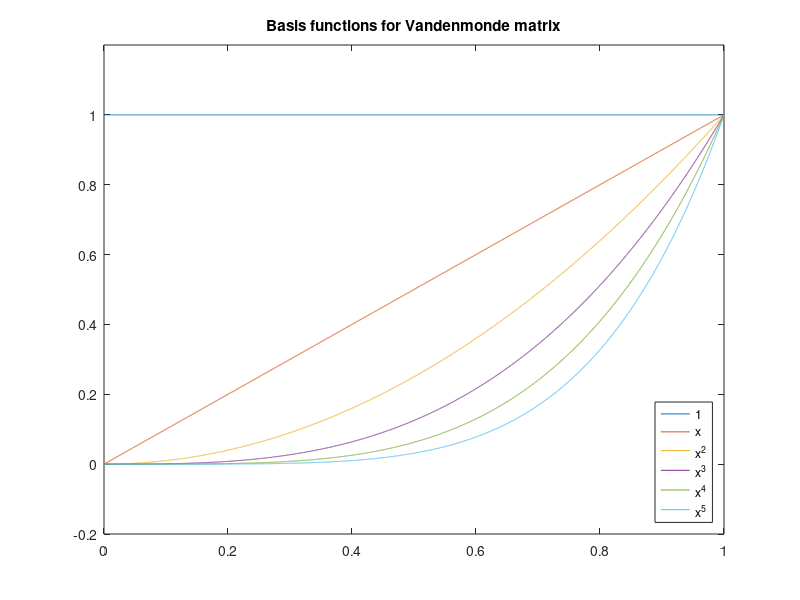
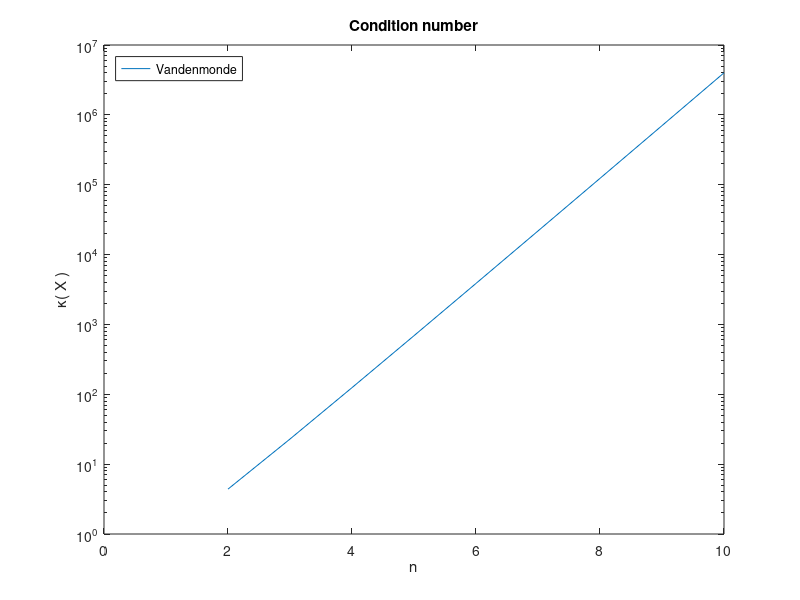

Source code (MATLAB) for these figures, in order:
clear
close all

m = 5000;
    
% Generate a m x n Vandenmonde matrix
for n=2:10  
	% Create a vector x with equally spaced entries in the interval [0,1]
	x = zeros( m, 1 );
h = 1/(m-1);
x( 1 ) = 0;
for i=2:m
        x( i ) = x( i-1 ) + h;
    end

    % Create the Vandenmonde matrix
    X = zeros( m, n );
    
    % Set first column to ones
    X(:,1) = ones( m,1 );
    
    % Use the recurrence that column j equals column j-1 times x
    % (elementwise)
    for j=2:n
	    X(:,j) = X(:,j-1) .* x; 
    end
    
    % Compute the condition number
    kappa( n, 1 ) = cond( X );
end

% Plot the parent functions 1, x, x^2, etc

  plot( x, X(:,1) );
hold on
plot( x, X(:,2) );
plot( x, X(:,3) );
plot( x, X(:,4) );
plot( x, X(:,5) );
plot( x, X(:,6) );

title('Basis functions for Vandenmonde matrix');
legend( '1', 'x', 'x^2', 'x^3', 'x^4', 'x^5', 'Location','southeast');
axis( [0,1,-0.2,1.2] );


figure

% Plot the condition numbers as a function of n
semilogy( [1:n], kappa )


title('Condition number');
xlabel( 'n' );
ylabel( '\kappa( X )' );
legend( 'Vandenmonde', 'Location', 'northwest')

